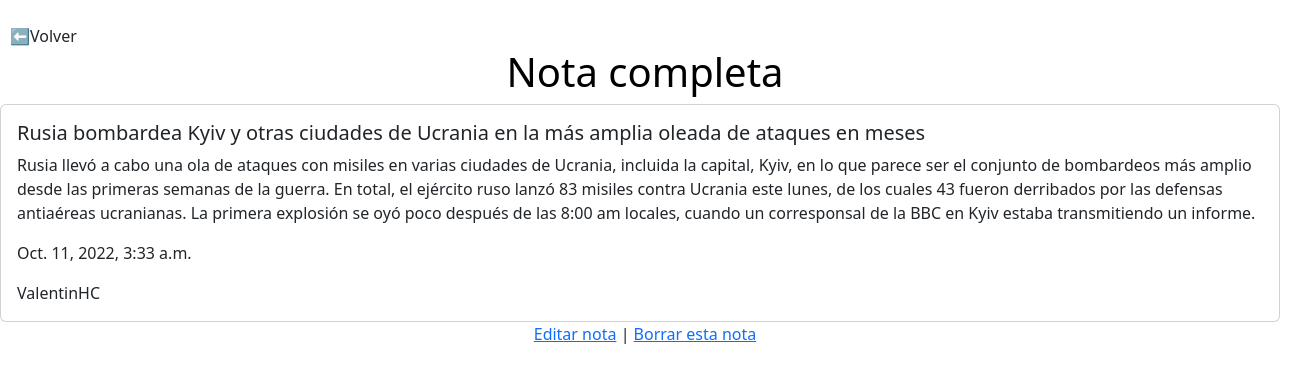
/noticias/4/, run on the app's committed database.
### users/models.py (models this page shows, shortened)
class Noticias(models.Model):
    Titulo = models.CharField(max_length=100)
    Descripcion = models.TextField(max_length=500)
    Fecha = models.DateTimeField(auto_now_add=True)
    Autor = models.ForeignKey(CostumUser, on_delete=models.CASCADE)

class CostumUser(AbstractUser):
    Nombre = models.CharField(max_length=30)
    email = models.CharField(max_length=50)

### users/views.py (the view)
# urls.py: path('noticias/<int:pk>/', NoticiasPageDetail.as_view(), name='noticias_detalle'),
class NoticiasPageDetail(DetailView):
    template_name = 'noticias_detalle.html'
    model = Noticias
    context_object_name = 'Noticia_Completa'

### users/templates/noticias_detalle.html (shortened to what this page needs)
<a class="nav-link" style="text-align: left; margin-left: 10px;" href="{% url 'noticia' %}">⬅️Volver</a>
<h1 style="color:black; text-align: center;"> Nota completa </h1>
{% load static %}
{% block content %}
<link rel="stylesheet" href="{% static 'css/bootcss/bootstrap.css' %}">
    <div class="card" style="width: 80rem;">
        <div class="card-body">
          <h5 class="card-title">{{Noticia_Completa.Titulo}}</h5>
          <p class="card-text"> {{Noticia_Completa.Descripcion}}</p>
          <p class="card-text"> {{Noticia_Completa.Fecha}}</p>
          <p class="card-text"> {{Noticia_Completa.Autor}}</p>
        </div>
    </div>
    <p class="text-center">
        <a href="{% url 'noticias_editar' Noticia_Completa.pk %}">Editar nota</a> |
        <a href="{% url 'noticias_delete' Noticia_Completa.pk %}">Borrar esta nota</a>
    </p>
{% endblock %}

### data on the page
Noticias: Titulo "Rusia bombardea Kyiv y otras ciudades de Ucrania en la más amplia oleada de ataques en meses", Descripcion "Rusia llevó a cabo una ola de ataques con misiles en varias ciudades de Ucrania, incluida la capital, Kyiv, en lo que parece ser el conjunto de bombardeos más amplio desde las primeras semanas de la guerra. En total, el ejército ruso lanzó 83 misiles contra Ucrania este lunes, de los cuales 43 fueron derribados por las defensas antiaéreas ucranianas. La primera explosión se oyó poco después de las 8:00 am locales, cuando un corresponsal de la BBC en Kyiv estaba transmitiendo un informe.", Fecha "Oct. 11, 2022, 3:33 a.m.", Autor "ValentinHC"
